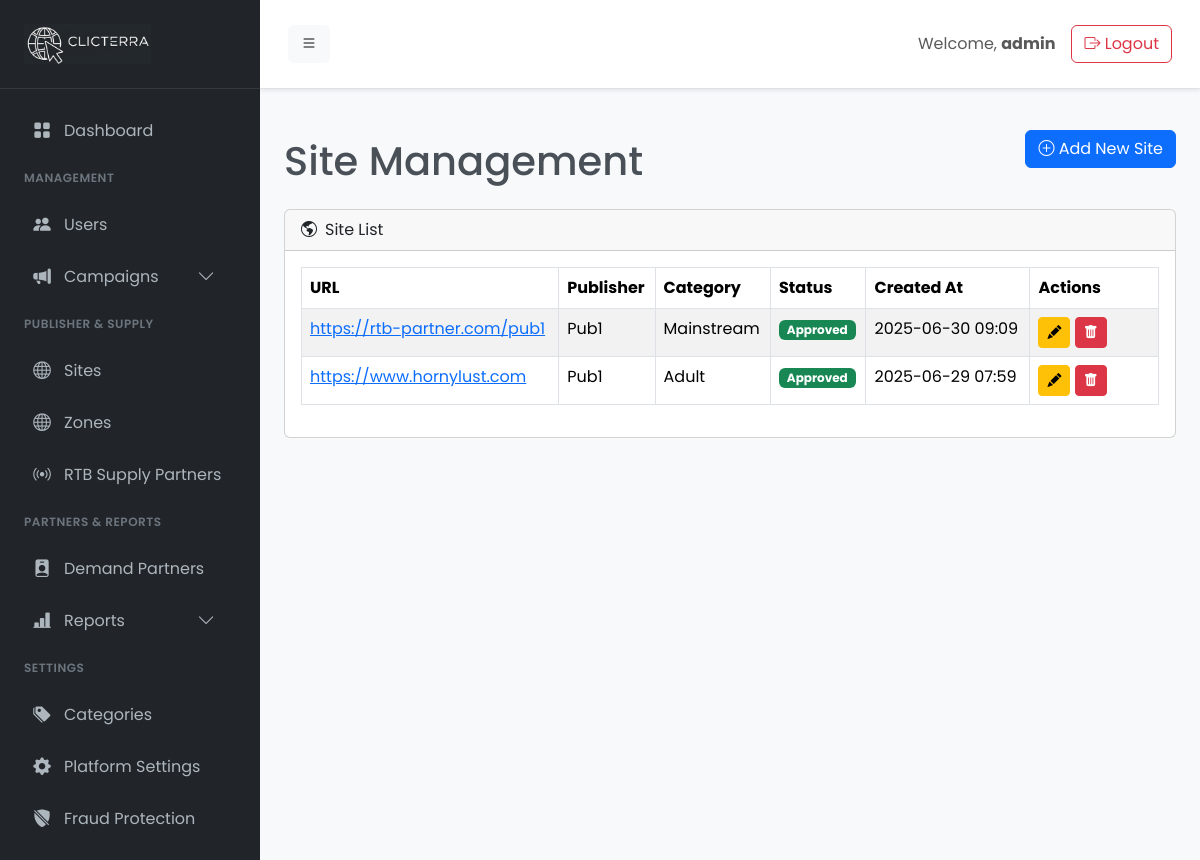
Before: /admin/site.php (signed in) with the older database file.
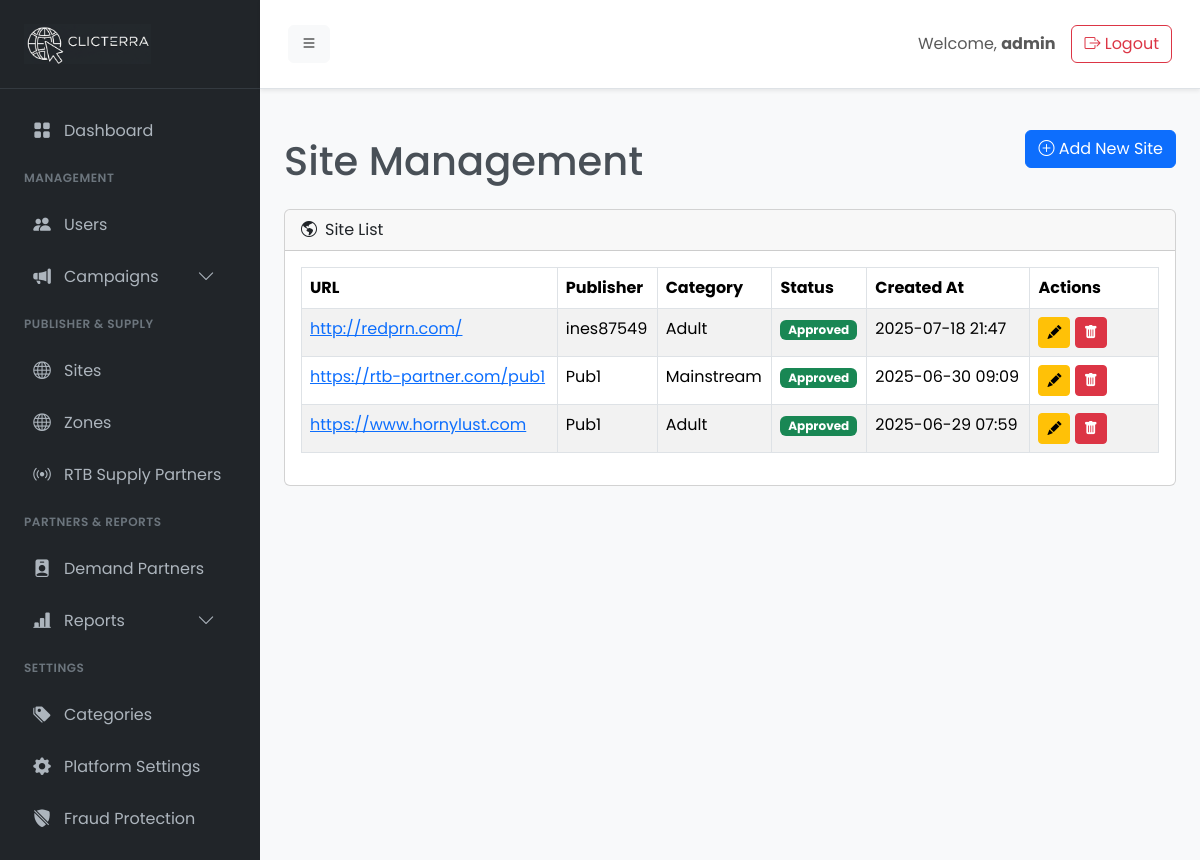
After: the same page with the newer database file.
### tables this page shows
CREATE TABLE `sites` (
  `id` int(11) NOT NULL,
  `user_id` int(11) NOT NULL,
  `category_id` int(11) NOT NULL,
  `url` varchar(255) NOT NULL,
  `status` enum('pending','approved','rejected') DEFAULT 'pending',
  `created_at` timestamp NULL DEFAULT current_timestamp()
);

CREATE TABLE `users` (
  `id` int(11) NOT NULL,
  `username` varchar(100) NOT NULL,
  `password` varchar(255) NOT NULL,
  `email` varchar(150) NOT NULL,
  `role` enum('admin','advertiser','publisher') NOT NULL,
  `revenue_share` int(11) DEFAULT 0,
  `payout_method` varchar(100) DEFAULT NULL,
  `payout_details` text DEFAULT NULL,
  `referred_by` int(11) DEFAULT NULL,
  `status` enum('active','inactive') DEFAULT 'active',
  `created_at` timestamp NULL DEFAULT current_timestamp()
);

CREATE TABLE `categories` (
  `id` int(11) NOT NULL,
  `name` varchar(100) NOT NULL,
  `status` tinyint(1) NOT NULL DEFAULT 1,
  `created_at` timestamp NOT NULL DEFAULT current_timestamp()
);

### admin/site.php (the view, shortened to what this page needs)
<?php
require_once __DIR__ . '/init.php';
$sites_sql = "
    SELECT
        s.id,
        s.url,
        s.status,
        s.created_at,
        u.username AS publisher_name,
        c.name AS category_name
    FROM
        sites s
    JOIN
        users u ON s.user_id = u.id
    JOIN
        categories c ON s.category_id = c.id
    ORDER BY
        s.created_at DESC";
$sites_result = $conn->query($sites_sql);
?>
<?php require_once __DIR__ . '/templates/header.php'; ?>
<div class="d-flex justify-content-between align-items-center mb-4">
    <h1 class="mt-4 mb-0">Site Management</h1>
    <div>
        <button class="btn btn-primary" data-bs-toggle="modal" data-bs-target="#addSiteModal"><i class="bi bi-plus-circle"></i> Add New Site</button>
    </div>
</div>
<div class="card">
    <div class="card-header">
        <i class="bi bi-globe-americas me-2"></i>Site List
    </div>
    <div class="card-body">
        <div class="table-responsive">
            <table class="table table-striped table-bordered">
                <thead>
                    <tr>
                        <th>URL</th>
                        <th>Publisher</th>
                        <th>Category</th>
                        <th>Status</th>
                        <th>Created At</th>
                        <th style="width: 15%;">Actions</th>
                    </tr>
                </thead>
                <tbody>
                    <?php if ($sites_result && $sites_result->num_rows > 0): ?>
                        <?php while($row = $sites_result->fetch_assoc()): ?>
                            <tr>
                                <td><a href="<?php echo htmlspecialchars($row['url']); ?>" target="_blank"><?php echo htmlspecialchars($row['url']); ?></a></td>
                                <td><?php echo htmlspecialchars($row['publisher_name']); ?></td>
                                <td><?php echo htmlspecialchars($row['category_name']); ?></td>
                                <td>
                                    <?php
                                        $status_class = 'bg-secondary';
                                        if ($row['status'] == 'approved') $status_class = 'bg-success';
                                    ?>
                                    <span class="badge <?php echo $status_class; ?>"><?php echo ucfirst($row['status']); ?></span>
                                </td>
                                <td><?php echo date('Y-m-d H:i', strtotime($row['created_at'])); ?></td>
                                <td>
                                    <button class="btn btn-sm btn-warning edit-btn"
                                            data-bs-toggle="modal" data-bs-target="#editSiteModal"
                                            data-id="<?php echo $row['id']; ?>"
                                            data-url="<?php echo htmlspecialchars($row['url']); ?>"
                                            data-status="<?php echo $row['status']; ?>"
                                            title="Edit & Approve/Reject Site">
                                        <i class="bi bi-pencil-fill"></i>
                                    </button>
                                    <button class="btn btn-sm btn-danger delete-btn"
                                            data-bs-toggle="modal" data-bs-target="#deleteSiteModal"
                                            data-id="<?php echo $row['id']; ?>"
                                            data-url="<?php echo htmlspecialchars($row['url']); ?>"
                                            title="Delete Site">
                                        <i class="bi bi-trash-fill"></i>
                                    </button>
                                </td>
                            </tr>
                        <?php endwhile; ?>
                    <?php else: ?>
                        <tr>
                            <td colspan="6" class="text-center">No sites found.</td>
                        </tr>
                    <?php endif; ?>
                </tbody>
            </table>
        </div>
    </div>
</div>
<?php
require_once __DIR__ . '/templates/footer.php';
?>

Changed rows visible on the page:
added sites: url "http://redprn.com/", user.username "ines87549", category.name "Adult", status "Approved", created_at "2025-07-18 21:47"
